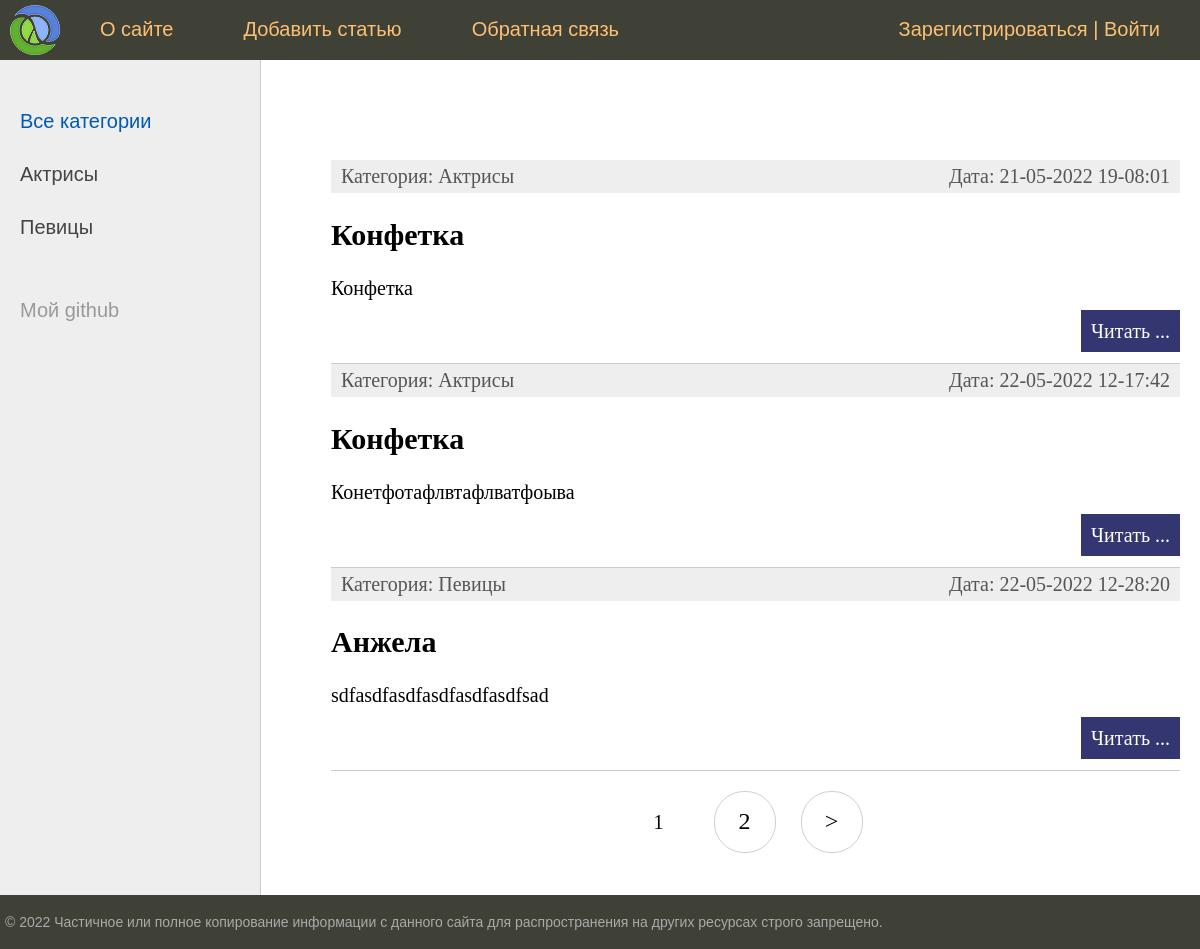
The app's page / (signed in) with its own data.
### app1/models.py (models this page shows, shortened)
class Category(models.Model):
    name = models.CharField(max_length=100, db_index=True, verbose_name='Категория')
    slug = models.SlugField(max_length=255, unique=True, db_index=True, verbose_name="URL")
    def __str__(self):
        return self.name
    def get_absolute_url(self):
        return reverse('category', kwargs={'cat_slug': self.slug})
    class Meta:
        verbose_name = 'Категория'
        verbose_name_plural = 'Категории'
        ordering = ['id']

class Women(models.Model):
    title = models.CharField(max_length=255, verbose_name='Заголовок')
    slug = models.SlugField(max_length=255, unique=True, db_index=True, verbose_name="URL")
    content = models.TextField(blank=True, verbose_name='Содержание')
    photo = models.ImageField(upload_to="photos/%Y/%m/%d/", blank=True, verbose_name='Фото')
    time_create = models.DateTimeField(auto_now_add=True, verbose_name='Время создания')
    time_update = models.DateTimeField(auto_now=True, verbose_name='Время изменения')
    is_published = models.BooleanField(default=True, verbose_name='Статус публикации')
    cat = models.ForeignKey('Category', on_delete=models.PROTECT, verbose_name='Категория')
    def get_absolute_url(self):
        return reverse('post', kwargs={'post_slug': self.slug})
    class Meta:
        verbose_name = 'Известные конфетки'
        verbose_name_plural = 'Известные конфетки'

### app1/views.py (the view)
# urls.py: path('', WomenHome.as_view(), name='home'),
class WomenHome(DataMixin, ListView):
    model = Women
    template_name = 'app1/index.html'
    context_object_name = 'posts'
    def get_context_data(self, *, object_list=None, **kwargs):
        context = super().get_context_data(**kwargs)
        c_def = self.get_user_context(title='Главная страница')
        context = dict(list(context.items()) + list(c_def.items()))
        return context
    def get_queryset(self):
        return Women.objects.filter(is_published=True)

### app1/utils.py (called while the page is built)
    def get_user_context(self, **kwargs):
        context = kwargs
        cats = Category.objects.annotate(Count('women'))
        user_menu = menu.copy()
        if not self.request.user.is_authenticated:
            user_menu.pop(1)
        context['menu'] = user_menu
        context['cats'] = cats
        if 'cat_selected' not in context:
            context['cat_selected'] = 0
        return context

### app1/templates/app1/index.html (shortened to what this page needs)
{% extends 'app1/base.html' %}
{% block content %}
    <ul class="list-articles">
        {% for i in posts %}
            <li>
                <div class="article-panel">
                    <p class="first">Категория: {{ i.cat }}</p>
                    <p class="last">Дата: {{ i.time_update|date:"d-m-Y H-i:s" }}</p>
                </div>
                <h2>{{ i.title }}</h2>
                <p>{{ i.content|linebreaks|truncatewords:60}}</p>
                <p class="link-read-post"><a href="{{ i.get_absolute_url }}">Читать ...</a></p>
            </li>
        {% endfor %}
    </ul>
{% endblock content %}

### app1/templates/app1/base.html (shortened to what this page needs)
{% load static %}
{% load app1_tags %}
<!DOCTYPE html>
<html>
<head>
	<link type="text/css" href="{% static 'app1/css/styles.css' %}" rel="stylesheet" />
</head>
<body>
    <table class="table-page" border=0 cellpadding="0" cellspacing="0">
        <tr><td valign=top>
                {% block mainmenu %}
                <div class="header">
                    <ul id="mainmenu" class="mainmenu">
                    <li class="logo"><a href="{% url 'home' %}"><div class="logo"></div></a></li>
                    {% for m in menu %}
                        <li><a href="{% url m.url_name %}">{{m.title}}</a></li>
                    {% endfor %}
                    <li class="last"><a href="{% url 'register' %}">Зарегистрироваться</a> | <a href="{% url 'login' %}">Войти</a></li>
                    </ul>
                </div>
                {% endblock mainmenu %}
        <table class="table-content" border=0 cellpadding="0" cellspacing="0">
        <tr>
            <td valign="top" class="left-chapters">
                <ul id="leftchapters">
                    {% if cat_selected == 0 %}
                    <li class="selected">Все категории</li>
                    {% else %}
                    <li><a href="{% url 'home' %}" >Все категории</a></li>
                    {% endif %}
                {% for c in cats %}
                    {% if c.women__count > 0 %}
                        {% if c.pk == cat_selected %}
                            <li class="selected">{{ c.name }}</li>
                        {% else %}
                            <li><a href="{{ c.get_absolute_url }}">{{ c.name }}</a></li>
                        {% endif %}
                    {% endif %}
                {% endfor %}
                    <li class="share">
                    <p>Мой github</p>
                    <a class="share-yt" href="https://github.com/GerasiMandMumu?tab=overview&from=2022-05-01&to=2022-05-17" target="_blank" rel="nofollow"></a>
                    </li>
                </ul>
            </td>
        <td valign="top" class="content">
	<div class="content-text">
        {% block content %}
        {% endblock %}
        {% if page_obj.has_other_pages %}
            <nav class="list-pages">
                <ul>
                    {% for p in paginator.page_range %}
                        {% if page_obj.number == p %}
                            <li class="page-num page-num-selected">{{ p }}</li>
                        {% elif p >= page_obj.number|add:-2 and p <= page_obj.number|add:2  %}
                            <li class="page-num">
                                <a href="?page={{ p }}">{{ p }}</a>
                            </li>
                        {% endif %}
                    {% endfor %}
                    {% if page_obj.has_next %}
                        <li class="page-num">
                            <a href="?page={{ page_obj.next_page_number }}">&gt;</a>
                        </li>
                    {% endif %}
                </ul>
            </nav>
        {% endif %}
	</div>
        </td></tr></table>
        </td></tr>
        <tr><td valign=top>
            <div id="footer">
                <p>&copy; 2022 Частичное или полное копирование информации с данного сайта для распространения на других ресурсах строго запрещено.</p>
            </div>
        </td></tr></table>
    </body>
</html>

### app1/static/app1/css/styles.css (style rules this page uses)
html, body { font-family: 'Arial'; margin: 0; padding: 0; height: 100%; width: 100%; color: #444; }
a { color: #0059b2; text-decoration: none; }
p.link-read-post { text-align: right; }
p.link-read-post a { padding: 10px; min-width: 100px; background: #333671; color: #fff; text-decoration: none; }
div.article-panel { background: #eee; padding: 5px 10px 5px 10px; box-sizing: border-box; overflow: hidden; color: #555; }
div.article-panel p.first { margin: 0; float: left; }
div.article-panel p.last { margin: 0; float: right; }
ul.list-articles { list-style: none; margin: 0; padding: 0; }
ul.list-articles li { border-bottom: 1px solid #ccc; }
.table-page { width: 100%; height: 100%; vertical-align: top; }
.table-page tr { height: 100%; }
.header { background: #3F4137; height: 60px; }
.logo { background: url('../images/logo.png') no-repeat 10px 5px; width: 70px; height: 60px; }
ul.mainmenu { list-style: none; margin: 0; padding: 0; height: 60px; color: #fdc073; font-size: 20px; overflow: hidden; }
ul.mainmenu li { float: left; margin: 18px 40px 0 30px; }
ul.mainmenu li.logo { margin: 0; }
ul.mainmenu li.last { float: right; }
ul.mainmenu li a { color: #fdc073; text-decoration: none; }
.table-content { width: 100%; min-height: 100%; height: 100%; }
.left-chapters { margin: 0; background: #eee; border-right: 1px solid #ccc; min-height: 100%; }
.left-chapters ul { width: 230px; min-height: 100%; margin: 0; padding: 20px 10px 10px 20px; list-style: none; font-size: 20px; }
.left-chapters ul li { margin: 30px 0 0 0; color: #999; }
.left-chapters ul li.selected { color: #0059b2; }
.left-chapters ul li a { color: #444; text-decoration: none; }
.left-chapters ul li.share { margin: 60px 0 0 0; }
.left-chapters ul li.share p { margin: 30px 0 30px 0; }
.left-chapters ul li.share a { display: inline-block; width: 40px; height: 40px; margin: 0 20px 0 0; }
.left-chapters ul li.share a.share-yt { width: 100%; height: 30px; background: url('../images/share_yt.png') no-repeat 0 0 }
.content { padding: 40px 20px 20px 40px; width: 100%; box-sizing: border-box; }
.content-text { margin: 60px 0 0 30px; color: #000; font-size: 20px; font-family: Yandex Sans Display Light; }
#footer { box-sizing: border-box; background: #3F4137; padding: 5px; color: #aaa; font-size: 14px; font-family: Verdana, Geneva, Arial, Helvetica; text-align: left; overflow: hidden; }
.list-pages { text-align: center; margin: 0 0 20px 0; }
.list-pages ul { margin: 20px 0 0 0; padding: 0; list-style: none; }
.list-pages ul li { display: inline-block; margin: 0 20px 0 0; }
.list-pages a { color: #000; font-size: 24px; text-decoration: none; }
.list-pages .page-num, .page-num-selected { display: inline-block; width: 60px; height: 44px; padding: 16px 0 0 0; border: 1px solid #d0d0d0; border-radius: 30px; }
.list-pages .page-num-selected { border: none; color: #000; font-size: 20px; }

### records on screen
Category: name "Актрисы"
Category: name "Певицы"
Women: cat "Актрисы", time_update "21-05-2022 19-08:01", title "Конфетка", content "Конфетка"
Women: cat "Актрисы", time_update "22-05-2022 12-17:42", title "Конфетка", content "Конетфотафлвтафлватфоыва"
Women: cat "Певицы", time_update "22-05-2022 12-28:20", title "Анжела", content "sdfasdfasdfasdfasdfasdfsad"

### other values on screen
{{ m.title }} "О сайте" "Добавить статью" "Обратная связь"
{{ p }} "1"
{{ p }} "2"
